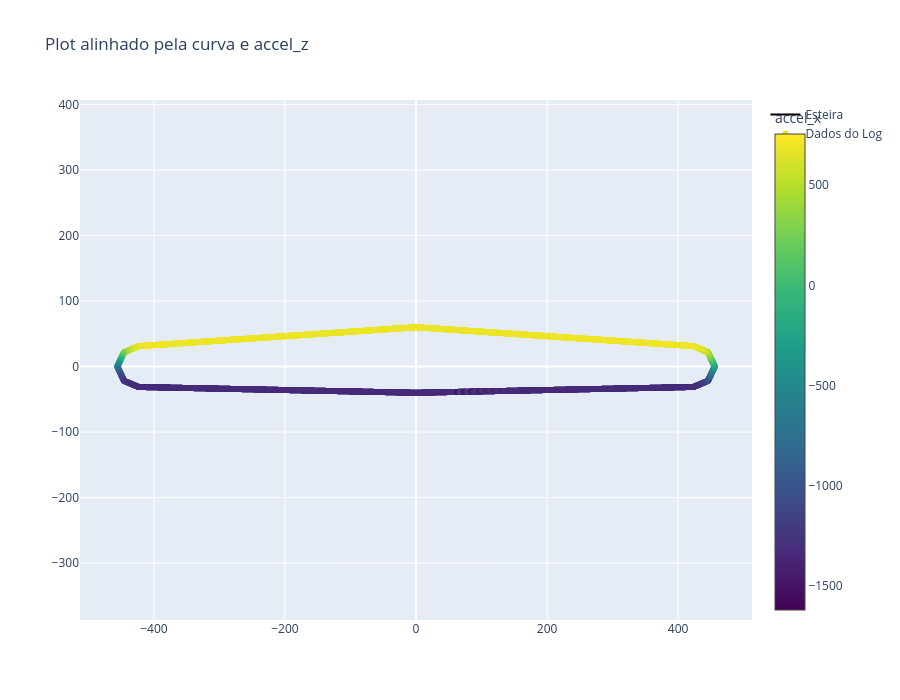

The cell this chart's notebook holds for it:
### Code cell
hover_texts_alinhados = []
for index, row in df_base_alinhado.iterrows():
    text = (f"<b>accel_x:</b> {row['accel_x']:.2f}<br><b>accel_y:</b> {row['accel_y']:.2f}<br><b>accel_z:</b> {row['accel_z']:.2f}<br>" +
            f"<b>gyro_x:</b> {row['gyro_x']:.4f}<br><b>gyro_y:</b> {row['gyro_y']:.4f}<br><b>gyro_z:</b> {row['gyro_z']:.4f}</br>" +
            f"<b>temp:</b> {row['temp']}<br>")
    hover_texts_alinhados.append(text)

fig = go.Figure()

fig.add_trace(go.Scatter(
    x=conveyor_path[:, 0], y=conveyor_path[:, 1], mode='lines',
    line=dict(color='black', width=2), name='Esteira'
))
fig.add_trace(go.Scatter(
    x=interpolated_points_ref[:, 0], y=interpolated_points_ref[:, 1],
    mode='markers',

    marker=dict(size=6, color=df_base_alinhado['accel_z'],
                colorscale='Viridis', showscale=True,
                colorbar=dict(title='accel_x')),

    hoverinfo='text',
    hovertext=hover_texts_alinhados,
    name='Dados do Log'
))

fig.update_layout(
    title="Plot alinhado pela curva e accel_z",
    yaxis_scaleanchor="x", yaxis_scaleratio=1,
    showlegend=True, width=900, height=700
)

fig.show()

### Figure 1 — Plotly figure (JSON) as saved in the notebook; plotly's stock layout.template omitted (floating-point values rounded to 4 significant figures; data arrays with more than 128 entries replaced by an {"elided": "..."} marker saying what was removed)
{"data": [{"line": {"color": "black", "width": 2}, "mode": "lines", "name": "Esteira", "type": "scatter", "x": [423.6, 0, -423.6, -445.6, -455.7, -445.6, -423.6, 0, 423.6, 445.6, 455.7, 445.6, 423.6], "y": [31.14, 60, 31.14, 21.79, 0, -21.79, -31.14, -40, -31.14, -21.79, 0, 21.79, 31.14]}, {"hoverinfo": "text", "hovertext": {"elided": "3857 str values"}, "marker": {"color": {"elided": "3857 int values"}, "colorbar": {"title": {"text": "accel_x"}}, "colorscale": [[0, "#440154"], [0.1111, "#482878"], [0.2222, "#3e4989"], [0.3333, "#31688e"], [0.4444, "#26828e"], [0.5556, "#1f9e89"], [0.6667, "#35b779"], [0.7778, "#6ece58"], [0.8889, "#b5de2b"], [1, "#fde725"]], "showscale": true, "size": 6}, "mode": "markers", "name": "Dados do Log", "type": "scatter", "x": {"elided": "3857 float values"}, "y": {"elided": "3857 float values"}}], "layout": {"height": 700, "showlegend": true, "title": {"text": "Plot alinhado pela curva e accel_z"}, "width": 900, "yaxis": {"scaleanchor": "x", "scaleratio": 1}}}
